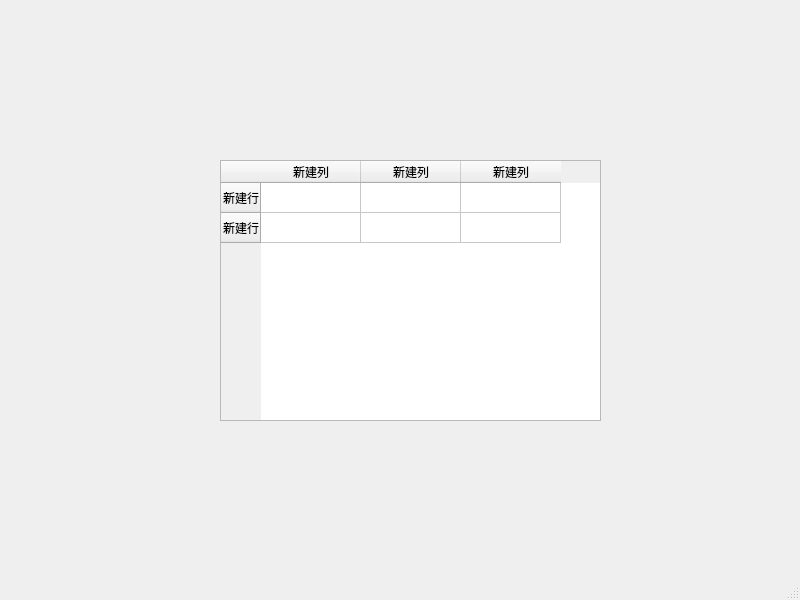
<?xml version="1.0" encoding="UTF-8"?>
<ui version="4.0">
 <class>MainWindow</class>
 <widget class="QMainWindow" name="MainWindow">
  <property name="geometry">
   <rect>
    <x>0</x>
    <y>0</y>
    <width>800</width>
    <height>600</height>
   </rect>
  </property>
  <property name="windowTitle">
   <string>MainWindow</string>
  </property>
  <widget class="QWidget" name="centralwidget">
   <widget class="QTableWidget" name="tableWidget">
    <property name="geometry">
     <rect>
      <x>220</x>
      <y>160</y>
      <width>381</width>
      <height>261</height>
     </rect>
    </property>
    <row>
     <property name="text">
      <string>新建行</string>
     </property>
    </row>
    <row>
     <property name="text">
      <string>新建行</string>
     </property>
    </row>
    <column>
     <property name="text">
      <string>新建列</string>
     </property>
    </column>
    <column>
     <property name="text">
      <string>新建列</string>
     </property>
    </column>
    <column>
     <property name="text">
      <string>新建列</string>
     </property>
    </column>
   </widget>
  </widget>
  <widget class="QMenuBar" name="menubar">
   <property name="geometry">
    <rect>
     <x>0</x>
     <y>0</y>
     <width>800</width>
     <height>28</height>
    </rect>
   </property>
  </widget>
  <widget class="QStatusBar" name="statusbar"/>
 </widget>
 <resources/>
 <connections/>
</ui>
